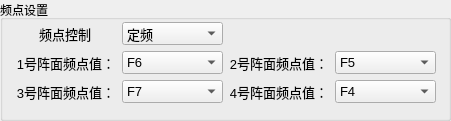
    <widget class="QGroupBox" name="groupBox_6">
     <property name="geometry">
      <rect>
       <x>10</x>
       <y>210</y>
       <width>451</width>
       <height>121</height>
      </rect>
     </property>
     <property name="title">
      <string>频点设置</string>
     </property>
     <widget class="QWidget" name="layoutWidget">
      <property name="geometry">
       <rect>
        <x>10</x>
        <y>17</y>
        <width>431</width>
        <height>91</height>
       </rect>
      </property>
      <layout class="QGridLayout" name="gridLayout">
       <property name="leftMargin">
        <number>5</number>
       </property>
       <property name="topMargin">
        <number>5</number>
       </property>
       <property name="rightMargin">
        <number>5</number>
       </property>
       <property name="bottomMargin">
        <number>5</number>
       </property>
       <item row="0" column="0" alignment="Qt::AlignHCenter">
        <widget class="QLabel" name="label_11">
         <property name="font">
          <font>
           <pointsize>10</pointsize>
          </font>
         </property>
         <property name="layoutDirection">
          <enum>Qt::LeftToRight</enum>
         </property>
         <property name="text">
          <string>频点控制</string>
         </property>
         <property name="alignment">
          <set>Qt::AlignRight|Qt::AlignTrailing|Qt::AlignVCenter</set>
         </property>
        </widget>
       </item>
       <item row="0" column="1">
        <widget class="QComboBox" name="comboBox_FreMode">
         <property name="font">
          <font>
           <pointsize>10</pointsize>
          </font>
         </property>
         <item>
          <property name="text">
           <string>定频</string>
          </property>
         </item>
         <item>
          <property name="text">
           <string>AFT有效</string>
          </property>
         </item>
         <item>
          <property name="text">
           <string>频率捷变</string>
          </property>
         </item>
         <item>
          <property name="text">
           <string>抗异步干扰</string>
          </property>
         </item>
        </widget>
       </item>
       <item row="1" column="0" alignment="Qt::AlignHCenter">
        <widget class="QLabel" name="label_12">
         <property name="font">
          <font>
           <pointsize>10</pointsize>
          </font>
         </property>
         <property name="layoutDirection">
          <enum>Qt::LeftToRight</enum>
         </property>
         <property name="text">
          <string>1号阵面频点值：</string>
         </property>
         <property name="alignment">
          <set>Qt::AlignRight|Qt::AlignTrailing|Qt::AlignVCenter</set>
         </property>
        </widget>
       </item>
       <item row="1" column="1">
        <widget class="QComboBox" name="comboBox_FreValueFront1">
         <property name="font">
          <font>
           <pointsize>10</pointsize>
          </font>
         </property>
         <property name="currentIndex">
          <number>5</number>
         </property>
         <item>
          <property name="text">
           <string>F1</string>
          </property>
         </item>
         <item>
          <property name="text">
           <string>F2</string>
          </property>
         </item>
         <item>
          <property name="text">
           <string>F3</string>
          </property>
         </item>
         <item>
          <property name="text">
           <string>F4</string>
          </property>
         </item>
         <item>
          <property name="text">
           <string>F5</string>
          </property>
         </item>
         <item>
          <property name="text">
           <string>F6</string>
          </property>
         </item>
         <item>
          <property name="text">
           <string>F7</string>
          </property>
         </item>
         <item>
          <property name="text">
           <string>F8</string>
          </property>
         </item>
         <item>
          <property name="text">
           <string>F9</string>
          </property>
         </item>
         <item>
          <property name="text">
           <string>F10</string>
          </property>
         </item>
        </widget>
       </item>
       <item row="1" column="2" alignment="Qt::AlignHCenter">
        <widget class="QLabel" name="label_13">
         <property name="font">
          <font>
           <pointsize>10</pointsize>
          </font>
         </property>
         <property name="layoutDirection">
          <enum>Qt::LeftToRight</enum>
         </property>
         <property name="text">
          <string>2号阵面频点值：</string>
         </property>
         <property name="alignment">
          <set>Qt::AlignRight|Qt::AlignTrailing|Qt::AlignVCenter</set>
         </property>
        </widget>
       </item>
       <item row="1" column="3">
        <widget class="QComboBox" name="comboBox_FreValueFront2">
         <property name="font">
          <font>
           <pointsize>10</pointsize>
          </font>
         </property>
         <property name="currentIndex">
          <number>4</number>
         </property>
         <item>
          <property name="text">
           <string>F1</string>
          </property>
         </item>
         <item>
          <property name="text">
           <string>F2</string>
          </property>
         </item>
         <item>
          <property name="text">
           <string>F3</string>
          </property>
         </item>
         <item>
          <property name="text">
           <string>F4</string>
          </property>
         </item>
         <item>
          <property name="text">
           <string>F5</string>
          </property>
         </item>
         <item>
          <property name="text">
           <string>F6</string>
          </property>
         </item>
         <item>
          <property name="text">
           <string>F7</string>
          </property>
         </item>
         <item>
          <property name="text">
           <string>F8</string>
          </property>
         </item>
         <item>
          <property name="text">
           <string>F9</string>
          </property>
         </item>
         <item>
          <property name="text">
           <string>F10</string>
          </property>
         </item>
        </widget>
       </item>
       <item row="2" column="0" alignment="Qt::AlignHCenter">
        <widget class="QLabel" name="label_14">
         <property name="font">
          <font>
           <pointsize>10</pointsize>
          </font>
         </property>
         <property name="layoutDirection">
          <enum>Qt::LeftToRight</enum>
         </property>
         <property name="text">
          <string>3号阵面频点值：</string>
         </property>
         <property name="alignment">
          <set>Qt::AlignRight|Qt::AlignTrailing|Qt::AlignVCenter</set>
         </property>
        </widget>
       </item>
       <item row="2" column="1">
        <widget class="QComboBox" name="comboBox_FreValueFront3">
         <property name="font">
          <font>
           <pointsize>10</pointsize>
          </font>
         </property>
         <property name="currentIndex">
          <number>6</number>
         </property>
         <item>
          <property name="text">
           <string>F1</string>
          </property>
         </item>
         <item>
          <property name="text">
           <string>F2</string>
          </property>
         </item>
         <item>
          <property name="text">
           <string>F3</string>
          </property>
         </item>
         <item>
          <property name="text">
           <string>F4</string>
          </property>
         </item>
         <item>
          <property name="text">
           <string>F5</string>
          </property>
         </item>
         <item>
          <property name="text">
           <string>F6</string>
          </property>
         </item>
         <item>
          <property name="text">
           <string>F7</string>
          </property>
         </item>
         <item>
          <property name="text">
           <string>F8</string>
          </property>
         </item>
         <item>
          <property name="text">
           <string>F9</string>
          </property>
         </item>
         <item>
          <property name="text">
           <string>F10</string>
          </property>
         </item>
        </widget>
       </item>
       <item row="2" column="2" alignment="Qt::AlignHCenter">
        <widget class="QLabel" name="label_15">
         <property name="font">
          <font>
           <pointsize>10</pointsize>
          </font>
         </property>
         <property name="layoutDirection">
          <enum>Qt::LeftToRight</enum>
         </property>
         <property name="text">
          <string>4号阵面频点值：</string>
         </property>
         <property name="alignment">
          <set>Qt::AlignRight|Qt::AlignTrailing|Qt::AlignVCenter</set>
         </property>
        </widget>
       </item>
       <item row="2" column="3">
        <widget class="QComboBox" name="comboBox_FreValueFront4">
         <property name="font">
          <font>
           <pointsize>10</pointsize>
          </font>
         </property>
         <property name="currentIndex">
          <number>3</number>
         </property>
         <item>
          <property name="text">
           <string>F1</string>
          </property>
         </item>
         <item>
          <property name="text">
           <string>F2</string>
          </property>
         </item>
         <item>
          <property name="text">
           <string>F3</string>
          </property>
         </item>
         <item>
          <property name="text">
           <string>F4</string>
          </property>
         </item>
         <item>
          <property name="text">
           <string>F5</string>
          </property>
         </item>
         <item>
          <property name="text">
           <string>F6</string>
          </property>
         </item>
         <item>
          <property name="text">
           <string>F7</string>
          </property>
         </item>
         <item>
          <property name="text">
           <string>F8</string>
          </property>
         </item>
         <item>
          <property name="text">
           <string>F9</string>
          </property>
         </item>
         <item>
          <property name="text">
           <string>F10</string>
          </property>
         </item>
        </widget>
       </item>
      </layout>
     </widget>
    </widget>
